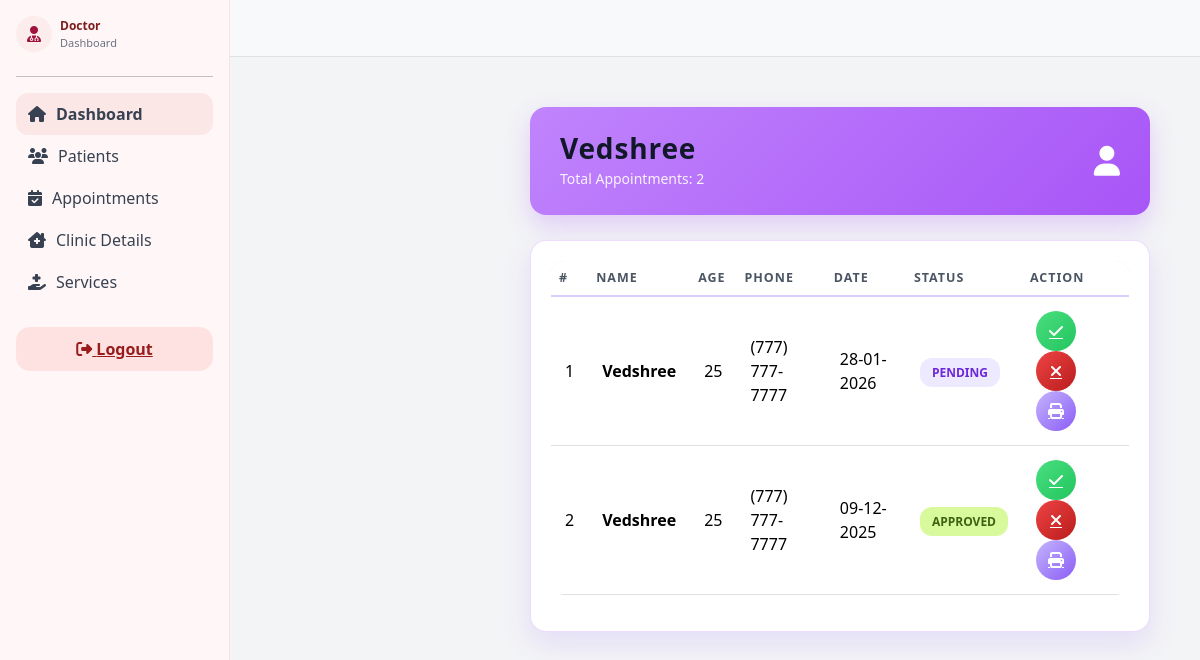
The page /doctor/patient-total-appointment.php?id=1 (signed in) on the database its author committed.
### tables this page shows
CREATE TABLE `cms_patients` (
  `patient_id` int(9) NOT NULL,
  `full_name` varchar(150) NOT NULL,
  `age` varchar(150) NOT NULL,
  `phone` varchar(150) NOT NULL,
  `email` varchar(150) NOT NULL,
  `gender` varchar(150) NOT NULL,
  `verification_code` varchar(150) NOT NULL,
  `is_verify` varchar(150) NOT NULL DEFAULT 'unverified',
  `password` varchar(150) NOT NULL,
  `created_at` timestamp NOT NULL DEFAULT current_timestamp() ON UPDATE current_timestamp()
);

CREATE TABLE `cms_appointments` (
  `appointment_id` int(9) NOT NULL,
  `patient_id` int(9) NOT NULL,
  `appointment_date` varchar(150) NOT NULL,
  `description` text NOT NULL,
  `status` varchar(150) NOT NULL DEFAULT 'pending',
  `created_by` varchar(150) NOT NULL,
  `create_at` timestamp NOT NULL DEFAULT current_timestamp() ON UPDATE current_timestamp()
);

### doctor/patient-total-appointment.php (the view, shortened to what this page needs)
<?php
$patient_id = intval($_GET['id'] ?? 0);
$patient_query = "SELECT full_name, age, phone FROM cms_patients WHERE patient_id = ?";
$stmt = mysqli_prepare($conn, $patient_query);
mysqli_stmt_bind_param($stmt, 'i', $patient_id);
mysqli_stmt_execute($stmt);
$patient_result = mysqli_stmt_get_result($stmt);
$patient = mysqli_fetch_assoc($patient_result);
$patient_name  = htmlspecialchars($patient['full_name']);
$query = "SELECT a.*, p.full_name, p.age, p.phone
          FROM cms_appointments a
          JOIN cms_patients p ON a.patient_id = p.patient_id
          WHERE a.patient_id = ?
          ORDER BY a.appointment_id DESC";
$stmt = mysqli_prepare($conn, $query);
mysqli_stmt_bind_param($stmt, 'i', $patient_id);
mysqli_stmt_execute($stmt);
$result = mysqli_stmt_get_result($stmt);
$appointments = [];
while ($row = mysqli_fetch_assoc($result)) {
    $appointments[] = $row;
}
$totalAppointments = count($appointments);
?>
<!doctype html>
<html lang="en">
<head>
<link href="https://cdn.jsdelivr.net/npm/bootstrap@5.3.8/dist/css/bootstrap.min.css" rel="stylesheet">
<link rel="stylesheet" href="https://cdnjs.cloudflare.com/ajax/libs/font-awesome/6.5.0/css/all.min.css">
</head>
<body>
<?php include('includes/header.php'); ?>
<?php include('includes/sidebar.php'); ?>
<div class="container-custom">
    <div class="page-header d-flex justify-content-between align-items-center">
        <div>
            <h3 class="m-0"><?= $patient_name ?></h3>
            <small style="opacity: 0.9;">Total Appointments: <?= $totalAppointments ?></small>
        </div>
        <i class="fa-solid fa-user" style="font-size: 30px;"></i>
    </div>
    <div class="table-card">
        <table class="table table-modern align-middle">
            <thead>
                <tr>
                    <th>#</th>
                    <th>Name</th>
                    <th>Age</th>
                    <th>Phone</th>
                    <th>Date</th>
                    <th>Status</th>
                    <th>Action</th>
                </tr>
            </thead>
            <tbody>
            <?php
            $counter = 1;
            foreach ($appointments as $app):
                $status = strtolower($app['status']);
                $status_label = $status === 'verified' ? 'Approved' :
                                ($status === 'reject' ? 'Rejected' : 'Pending');
                $status_class = $status === 'verified' ? 'approved' :
                                ($status === 'reject' ? 'rejected' : 'pending');
            ?>
            <tr>
                <td><?= $counter++; ?></td>
                <td><strong><?= htmlspecialchars($app['full_name']) ?></strong></td>
                <td><?= htmlspecialchars($app['age']) ?></td>
                <td><?= htmlspecialchars($app['phone']) ?></td>
                <td><?= date('d-m-Y', strtotime($app['appointment_date'])) ?></td>
                <td>
                    <span class="badge-status <?= $status_class ?>"><?= $status_label ?></span>
                </td>
                <td>
                    <a href="#" class="btn-action btn-approve" title="Approve">
                        <i class="fa-solid fa-check"></i>
                    </a>
                    <a href="#" class="btn-action btn-reject" title="Reject">
                        <i class="fa-solid fa-xmark"></i>
                    </a>
                    <a href="print-prescription.php?aid=<?= $app['appointment_id'] ?>"
                       class="btn-action btn-print"
                       title="Print Prescription">
                       <i class="fa-solid fa-print"></i>
                    </a>
                </td>
            </tr>
            <?php endforeach; ?>
            </tbody>
        </table>
    </div>
</div>
</body>
</html>

### doctor/assets/css/style.css (style rules this page uses)
body { font-family: 'Smooch Sans', system-ui, -apple-system, BlinkMacSystemFont, sans-serif; }
body { background: #f3f4f6; font-family: "Poppins", system-ui, -apple-system, BlinkMacSystemFont, "Segoe UI", sans-serif; color: #111827; }
h1, h2, h3, h4 { font-weight: 700; letter-spacing: 0.03em; color: #111827; }
.table { border-radius: 14px; overflow: hidden; background: #ffffff; }
.table thead { background: #e5e7eb; }
.table thead th { font-size: 0.78rem; text-transform: uppercase; letter-spacing: 0.08em; color: #4b5563; border-bottom: none; }
.table tbody tr { transition: background-color 0.15s ease; }

### doctor/patient-total-appointment.php (style rules this page uses)
body { background: linear-gradient(135deg, #faf5ff, #ede9fe); font-family: 'Inter', sans-serif; }
.container-custom { margin-left: 250px; padding: 30px; }
.page-header { background: linear-gradient(135deg, #c084fc, #a855f7); padding: 25px 30px; border-radius: 16px; box-shadow: 0 10px 25px rgba(168, 85, 247, 0.25); color: #fff; margin-bottom: 25px; }
.table-card { background: #ffffff; border-radius: 16px; padding: 20px; box-shadow: 0 12px 28px rgba(139, 92, 246, 0.15); border: 1px solid rgba(168, 85, 247, 0.2); }
.table-modern thead { background: #f3e8ff; color: #6b21a8; border-bottom: 2px solid rgba(139, 92, 246, 0.3); }
.table-modern tbody tr { background: #fff; border-radius: 12px; transition: all .3s ease; }
.table-modern td { padding: 14px !important; }
.badge-status { padding: 6px 12px; border-radius: 12px; font-size: 12px; font-weight: 600; text-transform: uppercase; }
.badge-status.approved { background: #d9f99d; color: #3f6212; }
.badge-status.pending { background: #ede9fe; color: #6d28d9; }
.btn-action { width: 40px; height: 40px; border-radius: 50%; display: inline-flex; align-items: center; justify-content: center; margin-right: 6px; color: #fff; transition: 0.2s ease; border: none; }
.btn-approve { background: linear-gradient(135deg, #4ade80, #22c55e); }
.btn-reject { background: linear-gradient(135deg, #ef4444, #b91c1c); }
.btn-print { background: linear-gradient(135deg, #c4b5fd, #8b5cf6); }

### rows shown on the page
cms_patients: full_name "Vedshree"
cms_appointments: patient.full_name "Vedshree", patient.age "25", patient.phone "(777) 777-7777", appointment_date "28-01-2026", status "PENDING"
cms_appointments: patient.full_name "Vedshree", patient.age "25", patient.phone "(777) 777-7777", appointment_date "09-12-2025", status "APPROVED"

### other values the page prints
$totalAppointments "2"
